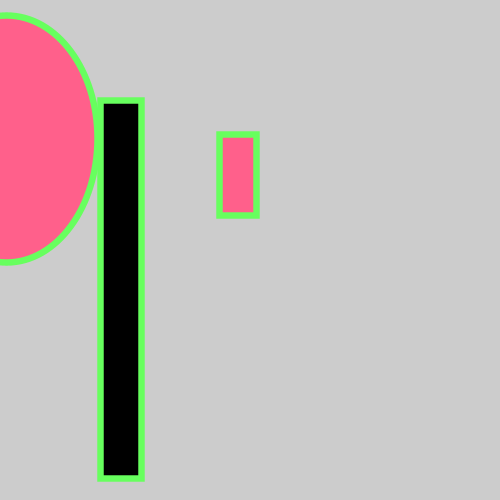
Frame 1 (no input)
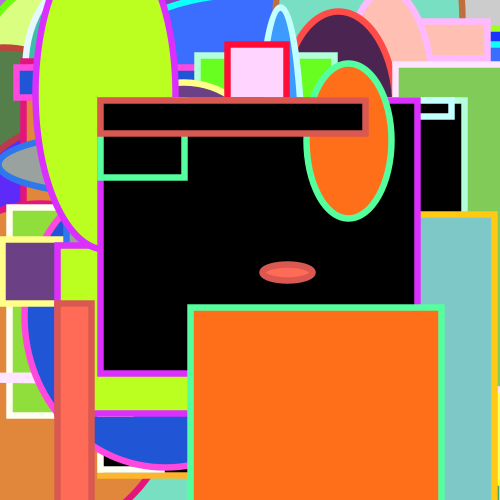
Frame 60 (the mouse pressed at the canvas centre just before this capture)
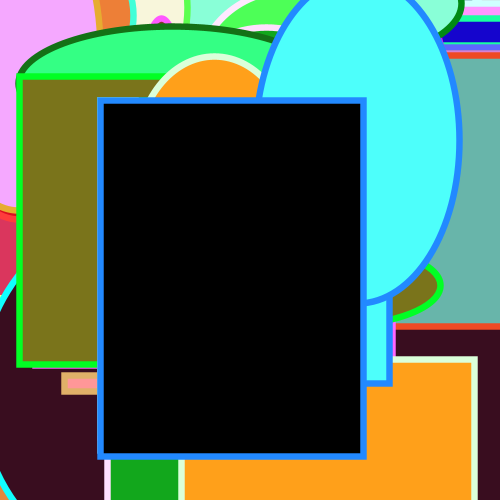
Frame 120 (the mouse held since frame 60 and released just before this capture)

The Processing sketch that drew these frames (run headless with seeded random() and noise(); from frame 60 on, the mouse is pressed at the canvas centre):

// Processing sketch: processing_65309
// ── processing_65309.pde

void setup() 
{
  frameRate(2000);
  size(500,500);
  strokeWeight(random(10));
}
void draw() 
{
  stroke(random(400), random(400), random(400));
  fill(random(255+50), random(255+50), random(255+50));
  rect(random(400), random(400), random(400), random(400));
  ellipse(random(400), random(400), random(400), random(400));
  fill(0,0,0);
  rect(100,100, random(400), random(400));
}
